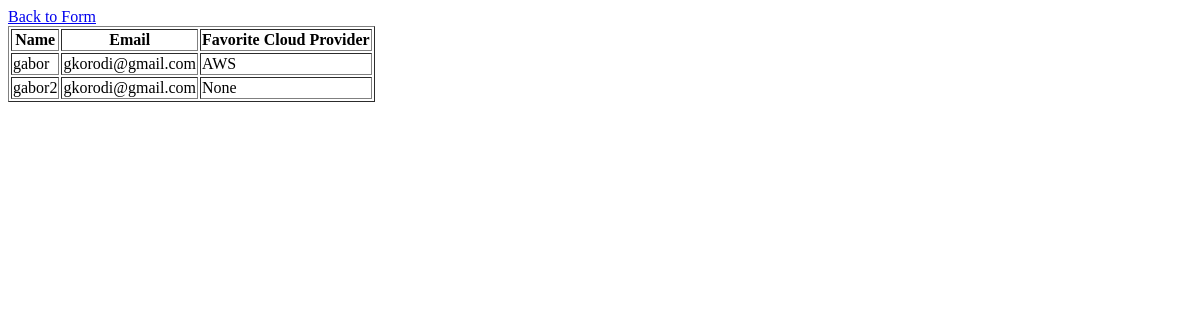
Page /ui/table on the earlier database version.
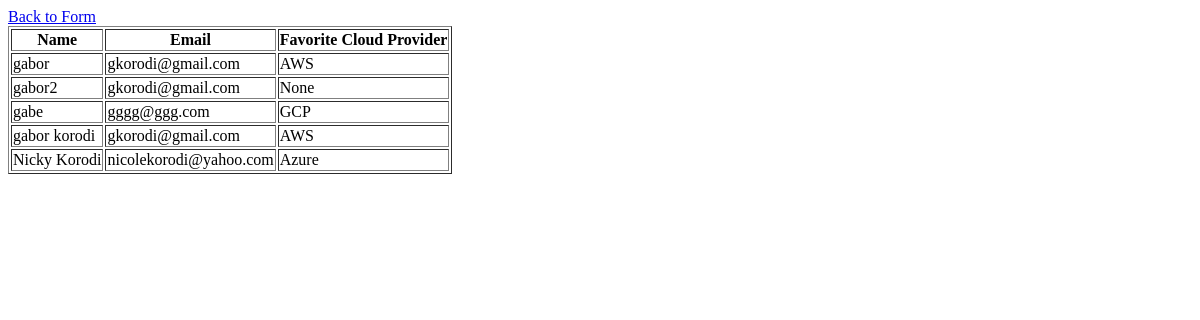
Same page on the later database version.
### tables this page shows
CREATE TABLE form_submissions (
            id INTEGER PRIMARY KEY AUTOINCREMENT,
            name TEXT,
            email TEXT,
            cloud TEXT,
            other_cloud TEXT
        );

### main.py (the view)
@app.get('/ui/table')
async def get_cloud_table(request: Request):
    conn = sqlite3.connect("form_data.db")
    cursor = conn.cursor()
    cursor.execute("SELECT * FROM form_submissions")
    rows = cursor.fetchall()
    columns = [column[0] for column in cursor.description]
    entries = [dict(zip(columns, row)) for row in rows]
    conn.close()
    return templates.TemplateResponse(request=request, name="table.j2", context={'entries': entries})

### templates/table.j2 (shortened to what this page needs)
<!DOCTYPE html>
<html lang="en">
<head>
</head>
<body>
    <a href="/ui/form">Back to Form</a>
    <table border="1">
        <tr>
            <th>Name</th>
            <th>Email</th>
            <th>Favorite Cloud Provider</th>
        </tr>
        {% for entry in entries %}
        <tr>
            <td>{{ entry.name }}</td>
            <td>{{ entry.email }}</td>
            <td>{{ entry.cloud }}</td>
        </tr>
        {% endfor %}
    </table>
</body>
</html>

Differences in the rows shown:
added form_submissions: name "gabe", email "gggg@ggg.com", cloud "GCP"
added form_submissions: name "gabor korodi", email "gkorodi@gmail.com", cloud "AWS"
added form_submissions: name "Nicky Korodi", email "nicolekorodi@yahoo.com", cloud "Azure"
